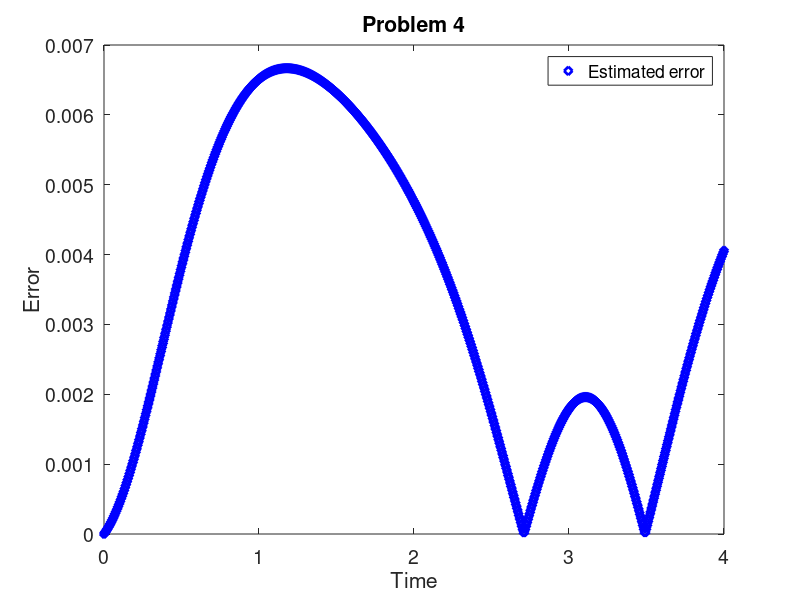

Source code (MATLAB):
%
% Script used to estimate error.
%
clear
clf reset
clc
%
%a=2;
y0=1;
h=0.1/16;
%h=0.1;
%
% Run with h
%
n=4/h;
t=[0:n]*h;
y=zeros(1,n+1);
y(1)=y0;
for j=1:n,
  y(j+1)=y(j)+h*(-sin(y(j)/2)+exp(cos(2*t(j))));
end
h1=h;
n1=n;
t1=t;
y1=y;
%
% Run with h/2
%
h=h/2;
n=4/h;
t=[0:n]*h;
y=zeros(1,n+1);
y(1)=y0;
for j=1:n,
  y(j+1)=y(j)+h*(-sin(y(j)/2)+exp(cos(2*t(j))));
end
h2=h;
n2=n;
t2=t;
y2=y;
%
% Error at t=5
err_t5=abs(y1(n1+1)-y2(n2+1))/(1-0.5);
disp(' ')
disp(['  The estimated error for h = ',num2str(h1),'  at t = 4 is'])
disp(['        Error = ',num2str(err_t5,'%16.8e'),'.'])
disp(' ')
%
% Error as a function of time
err_est=abs(y1-y2(1:2:n2+1))/(1-0.5);
%
plot(t1,err_est,'bd','linewidth', 2.0)
hold on
legend('Estimated error')
set(gca,'fontsize',14)
set(gca,'xtick',[0:1:4])
set(gca,'ytick',[0:0.001:0.1])
xlabel('Time')
ylabel('Error')
title('Problem 4')
%
